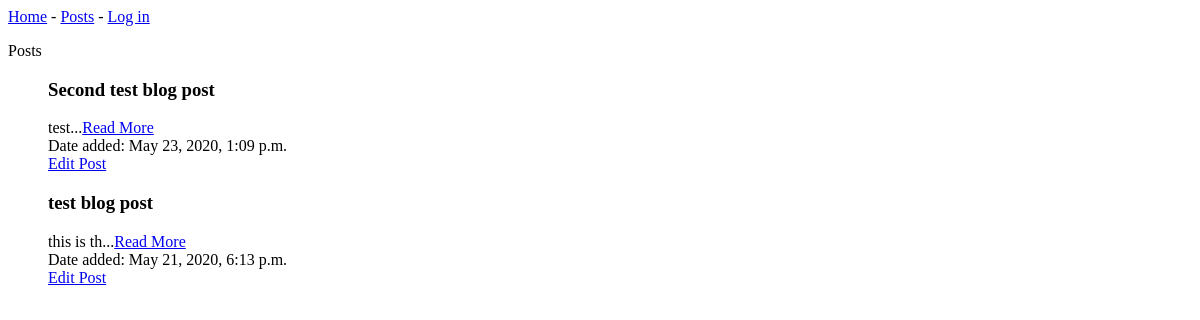
/posts/, run on an earlier commit of the app's database.
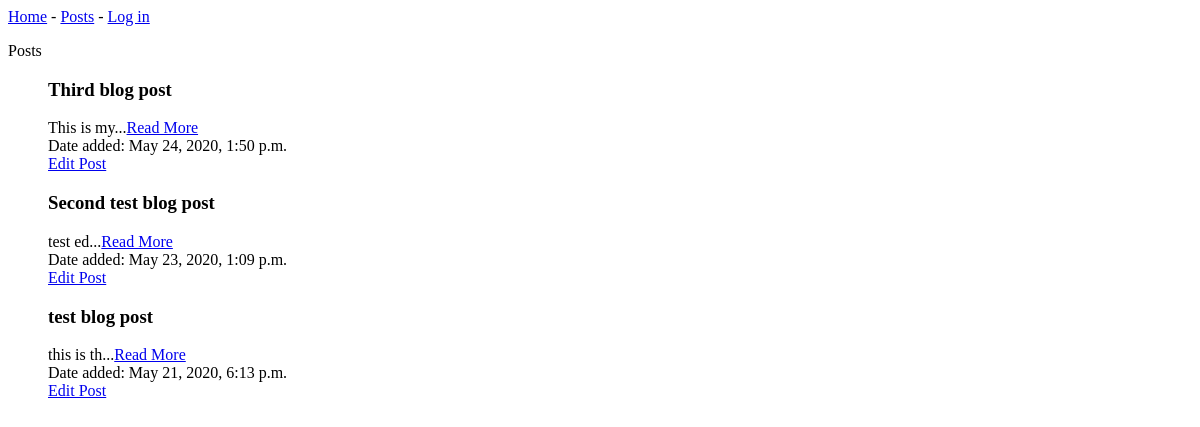
And on a later commit of the database.
### blogs/models.py (models this page shows, shortened)
class BlogPost(models.Model):
    date_added = models.DateTimeField(auto_now_add=True)
    title = models.CharField(max_length=64, unique=True)
    text = models.TextField(max_length=400)

### blogs/views.py (the view)
# urls.py: path('posts/', views.posts, name='posts'),
def posts(request):
    posts = BlogPost.objects.order_by('-date_added')
    context = {'posts': posts}
    return render(request, 'blogs/posts.html', context)

### blogs/templates/blogs/posts.html
{% extends "blogs/base.html" %}
{% block content %}
<p>Posts</p>
<ul>
    {% for post in posts %}
    <div class="panel panel-default">
      <div class="panel-heading">
        <h3>
          {{ post.title }}
        </h3>
      </div>
      <div class="panel-body">
        {{post.text|slice:":10"}}...<a href="{% url 'blogs:post' post.id %}">Read More</a>
        <br>
        Date added: {{ post.date_added }}
        <br>
        <a href="{% url 'blogs:edit_post' post.id %}">Edit Post</a>
      </div>
    </div>
  {% empty %}
    There are no entries yet.
  {% endfor %}
</ul>
{% endblock content %}

### blogs/templates/blogs/base.html
<p>
    <a href="{% url 'blogs:index' %}">Home</a> -
    <a href="{% url 'blogs:posts'%}">Posts</a> -
    {% if user.is_authenticated %}
        Hello, {{ user.username }}! -
    <a href="{% url 'blogs:new_post' %}">Add a new post</a>
    <a href="{% url 'users:logout' %}">Log out</a>
    {% else %}
        <a href="{% url 'users:login' %}">Log in</a>
    {% endif %}
</p>
{% block content %}{% endblock content%}

What changed in the data, as far as the page shows it:
added BlogPost: title "Third blog post", text "This is my", date_added "May 24, 2020, 1:50 p.m."
changed BlogPost "Second test blog post": text "test" → "test ed"
